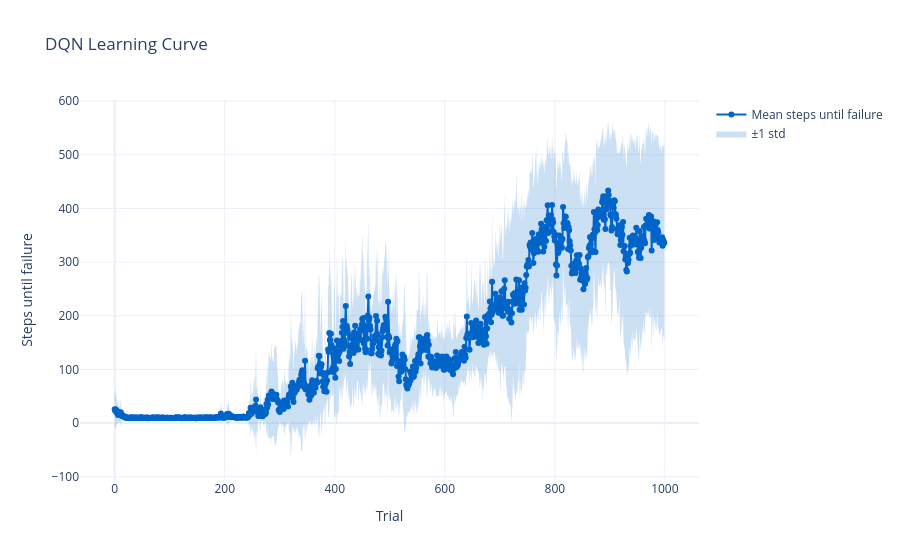

Notebook code for this chart:
### Markdown cell above
# Deep Q Network
Like Q-learning, except with two Big Ideas:
1. experience replay: store all prior experiences in a replay buffer; in each SGD step, randomly sample an experience tuple to update the network weights.
2. fixed Q-targets: maintain a separate target network that uses a different set of weights than the ones being updated (which are used to decide waht actons to take); only update the target network every n iters (e.g. 1000).

![](DQN.png)

### Code cell
import sys
sys.path.append('..')
from utils.plotting import plot_trial_results
from agent import init_agent, reset_agent, get_action, update, model_name, save_trained_agent, init_trained_agent
from train import train_loop

all_trial_results = train_loop(init_agent, reset_agent, get_action, update, model_name, save_trained_agent)
mean_curve = all_trial_results.mean(axis=0)
std_curve = all_trial_results.std(axis=0)
plot_trial_results(model_name, mean_curve, std_curve)

### Figure 1 — Plotly figure (JSON) as saved in the notebook; plotly's stock layout.template omitted (floating-point values rounded to 4 significant figures; data arrays with more than 128 entries replaced by an {"elided": "..."} marker saying what was removed)
{"data": [{"hoverinfo": "skip", "line": {"width": 0}, "mode": "lines", "showlegend": false, "type": "scatter", "x": {"elided": "1000 int values"}, "y": {"elided": "1000 float values"}}, {"fill": "tonexty", "fillcolor": "rgba(0, 100, 200, 0.2)", "hoverinfo": "skip", "line": {"width": 0}, "mode": "lines", "name": "±1 std", "type": "scatter", "x": {"elided": "1000 int values"}, "y": {"elided": "1000 float values"}}, {"line": {"color": "rgb(0, 100, 200)"}, "mode": "lines+markers", "name": "Mean steps until failure", "type": "scatter", "x": {"elided": "1000 int values"}, "y": {"elided": "1000 float values"}}], "layout": {"title": {"text": "DQN Learning Curve"}, "xaxis": {"title": {"text": "Trial"}}, "yaxis": {"title": {"text": "Steps until failure"}}}}
